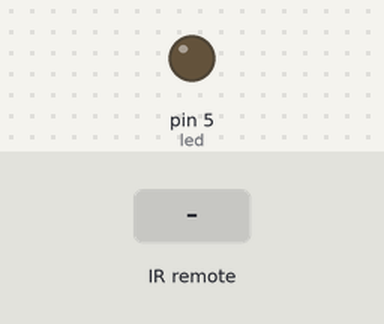
A sketch run on a simulated Arduino Uno, built with avr-gcc and run on an emulated ATmega328P. On the bench: output pins drawn as LEDs (lit = HIGH). Inputs (shaded band) come from the test bench.

Above: at 1.2 s.
1.3 s: infrared code 0xE318261B received
At 2.4 s:
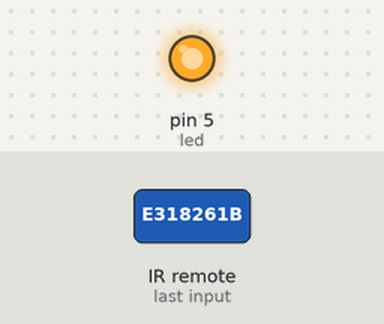
Timing chart, 0 to 4.3 s (numbered marks = the images above; inputs shaded):
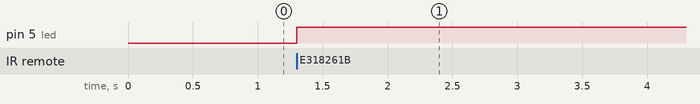

Measured:
- after the input at 1.3 s, pin 5 (led): LOW → HIGH at once

The sketch:

IR_Tester.ino
```cpp
#include <IRremote\IRremote.h>
#include <IRremote\IRremoteInt.h>

int led = 5;
int IRpin = A2;

IRrecv irrecv(IRpin);
decode_results results;

void setup()
{
	pinMode(led, OUTPUT);
	irrecv.enableIRIn(); // Start the receiver
}

void loop()
{
	if (irrecv.decode(&results))
	{
		Serial.println(results.value, DEC); // Print the Serial 'results.value'
		irrecv.resume();   // Receive the next value

		if (results.value == 3810010651)
		{
			digitalWrite(led, !digitalRead(led));
		}
	}

	/*
	digitalWrite(led, HIGH);
	delay(1000);
	*/
}
```
